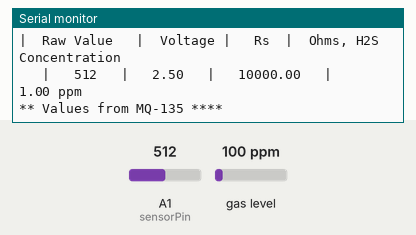
Simulated run of this sketch. Board: Arduino Uno, built with avr-gcc and run on an emulated ATmega328P. Shown: the last lines printed to the serial monitor. The test bench sets the inputs (shaded band); at power-on: A1 (sensorPin) = 512, gas level 100 ppm.

Above: at 4.2 s.
4.3 s: A1 (sensorPin) set to 0
At 4.7 s:
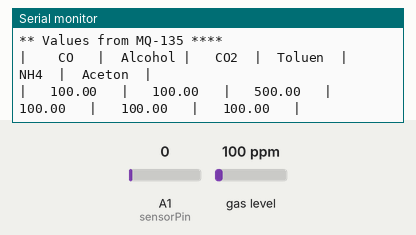
9.0 s: gas level set to 20 ppm
At 10.6 s:
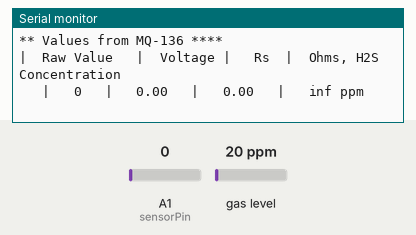
11.3 s: gas level set to 250 ppm
At 13.4 s:
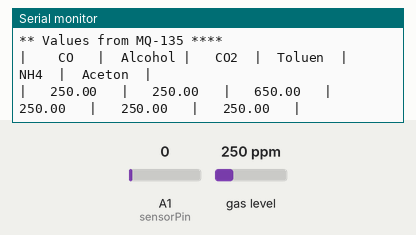
13.6 s: A1 (sensorPin) set to 20
At 14.9 s:
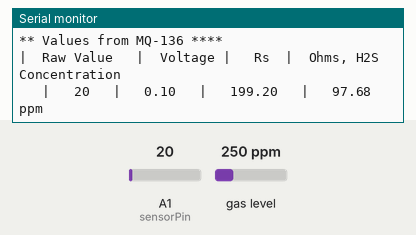
15.9 s: gas level set to 750 ppm
At 18.0 s:
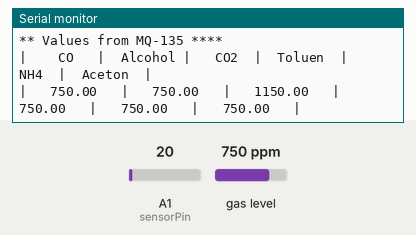
Timing chart, 0 to 19.5 s (numbered marks = the images above; inputs shaded):
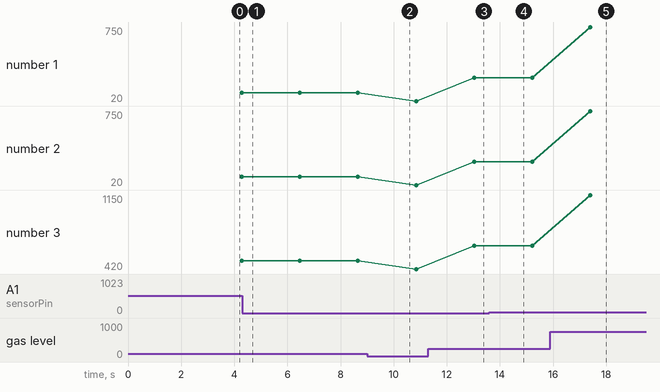

Measured:
- after the input at 11.3 s, the serial monitor: prints a new line after 1.7 s (image 3)
- after the input at 13.6 s, the serial monitor: prints a new line after 0.54 s (image 4)
- after the input at 15.9 s, the serial monitor: prints a new line after 1.5 s (image 5)
- plotted number 1: 100 → 20 after the input at 9.0 s, 20 → 250 after the input at 11.3 s, 250 → 750 after the input at 15.9 s
- plotted number 2: 100 → 20 after the input at 9.0 s, 20 → 250 after the input at 11.3 s, 250 → 750 after the input at 15.9 s
- plotted number 3: 500 → 420 after the input at 9.0 s, 420 → 650 after the input at 11.3 s, 650 → 1150 after the input at 15.9 s

The sketch:

AirQuality_v1.ino
```cpp
// MQ-135 and MQ-136 Gas Sensors for Air Quality Project -- Arduino UNO

//Include the library
#include <MQUnifiedsensor.h>
#include <math.h>

//Definitions
#define placa "Arduino UNO"
#define Voltage_Resolution 5
#define pin A0                      // Analog input 0 of your arduino
#define type "MQ-135"               // MQ135
#define ADC_Bit_Resolution 10       // For arduino UNO/MEGA/NANO
#define RatioMQ135CleanAir 3.6      // RS / R0 = 3.6 ppm
#define calibration_button 13       // Pin to calibrate your sensor

// Define constants
int sensorPin = A1;                 // Analog input pin connected to A1UT on the sensor
int digitalPin = 2;                 // Digital input pin connected to DOUT on the sensor
int sensorValue = 0;                // Variable to store the sensor value
const float VCC = 5.0;               // Supply voltage (in volts)
const float RL = 10000.0; // Load resistor value (assumed to be 10kΩ)
float R0 = 0.0; // Baseline resistance (to be calibrated)


//Declare Sensor
MQUnifiedsensor MQ135(placa, Voltage_Resolution, ADC_Bit_Resolution, pin, type);


void setup() {

  pinMode(digitalPin, INPUT);       // Set the digital pin as input
  Serial.begin(9600);               // Start serial communication at 9600 baud

  //Set math model to calculate the PPM concentration and the value of constants
  MQ135.setRegressionMethod(1);     //_PPM =  a*ratio^b

  /*****************************  MQ Init ********************************************/
  //Remarks: Configure the pin of arduino as input.
  /************************************************************************************/

  MQ135.init();

  /*
    //If the RL value is different from 10K please assign your RL value with the following method:   MQ135.setRL(10);
  */

  /*****************************  MQ CAlibration ********************************************/
  // Explanation:
  // In this routine the sensor will measure the resistance of the sensor supposedly before being pre-heated
  // and on clean air (Calibration conditions), setting up R0 value.
  // We recomend executing this routine only on setup in laboratory conditions.
  // This routine does not need to be executed on each restart, you can load your R0 value from eeprom.
  // Acknowledgements: https://jayconsystems.com/blog/understanding-a-gas-sensor

  Serial.print("Calibrating please wait.");

  float calcR0 = 0;

  for(int i = 1; i<=10; i ++){
    MQ135.update();                                   // Update data, the arduino will read the voltage from the analog pin
    calcR0 += MQ135.calibrate(RatioMQ135CleanAir);
    Serial.print(".");
  }

  MQ135.setR0(calcR0/10);

  Serial.println("  done!.");

  if(isinf(calcR0)) {
    Serial.println("Warning: Conection issue, R0 is infinite (Open circuit detected) please check your wiring and supply");
    while(1);
  }

  if(calcR0 == 0){
    Serial.println("Warning: Conection issue found, R0 is zero (Analog pin shorts to ground) please check your wiring and supply");
    while(1);
  }

  /*****************************  MQ CAlibration ********************************************/
  Serial.println("** Values from MQ-135 ****");
  Serial.println("|    CO   |  Alcohol |   CO2  |  Toluen  |  NH4  |  Aceton  |");

  // Calibrate R0 in clean air
  Serial.println("Calibrating R0...");
  delay(3000); // Wait for the sensor to stabilize in clean air
  R0 = calculateR0();
  Serial.print("R0: ");
  Serial.println(R0);

}

void loop() {
  readH2S();
  readOthers();
}


void readOthers(){
  Serial.println("** Values from MQ-135 ****");
  Serial.println("|    CO   |  Alcohol |   CO2  |  Toluen  |  NH4  |  Aceton  |");
   MQ135.update(); // Update data, the arduino will read the voltage from the analog pin

  MQ135.setA(605.18); MQ135.setB(-3.937); // Configure the equation to calculate CO concentration value
  float CO = MQ135.readSensor(); // Sensor will read PPM concentration using the model, a and b values set previously or from the setup

  MQ135.setA(77.255); MQ135.setB(-3.18); //Configure the equation to calculate Alcohol concentration value
  float Alcohol = MQ135.readSensor(); // SSensor will read PPM concentration using the model, a and b values set previously or from the setup

  MQ135.setA(110.47); MQ135.setB(-2.862); // Configure the equation to calculate CO2 concentration value
  float CO2 = MQ135.readSensor(); // Sensor will read PPM concentration using the model, a and b values set previously or from the setup

  MQ135.setA(44.947); MQ135.setB(-3.445); // Configure the equation to calculate Toluen concentration value
  float Toluen = MQ135.readSensor(); // Sensor will read PPM concentration using the model, a and b values set previously or from the setup

  MQ135.setA(102.2 ); MQ135.setB(-2.473); // Configure the equation to calculate NH4 concentration value
  float NH4 = MQ135.readSensor(); // Sensor will read PPM concentration using the model, a and b values set previously or from the setup

  MQ135.setA(34.668); MQ135.setB(-3.369); // Configure the equation to calculate Aceton concentration value
  float Aceton = MQ135.readSensor(); // Sensor will read PPM concentration using the model, a and b values set previously or from the setup
  Serial.print("|   "); Serial.print(CO);
  Serial.print("   |   "); Serial.print(Alcohol);
  // Note: 400 Offset for CO2 source: https://github.com/miguel5612/MQSensorsLib/issues/29
  /*
  Motivation:
  We have added 400 PPM because when the library is calibrated it assumes the current state of the
  air as 0 PPM, and it is considered today that the CO2 present in the atmosphere is around 400 PPM.
  https://www.lavanguardia.com/natural/20190514/462242832581/concentracion-dioxido-cabono-co2-atmosfera-bate-record-historia-humanidad.html
  */

  Serial.print("   |   "); Serial.print(CO2 + 400);
  Serial.print("   |   "); Serial.print(Toluen);
  Serial.print("   |   "); Serial.print(NH4);
  Serial.print("   |   "); Serial.print(Aceton);
  Serial.println("   |");
  /*
    Exponential regression:
  GAS      | a      | b
  CO       | 605.18 | -3.937
  Alcohol  | 77.255 | -3.18
  CO2      | 110.47 | -2.862
  Toluen  | 44.947 | -3.445
  NH4      | 102.2  | -2.473
  Aceton  | 34.668 | -3.369
  */

  delay(1000); //Sampling frequency
}

void readH2S(){
  // Step 1: Read the raw analog value
  int sensorValue = analogRead(sensorPin);

  // Step 2: Convert the raw analog value to voltage
  float voltage = (sensorValue / 1024.0) * VCC;

  // Step 3: Calculate the sensor's resistance (Rs)
  float Rs = calculateRs(voltage);

  // Step 4: Calculate the ratio Rs/R0
  float ratio = Rs / R0;

  // Step 5: Map Rs/R0 to H2S concentration using the sensitivity curve
  // Example formula derived from the datasheet (adjust coefficients as needed):
  float h2sConcentration = pow(ratio, -1.17); // Adjust exponent based on calibration

  // Step 6: Print the results
  Serial.println("** Values from MQ-136 ****");
  Serial.println("|  Raw Value   |  Voltage |   Rs  |  Ohms, H2S Concentration ");

  Serial.print("   |   ");Serial.print(sensorValue);
  Serial.print("   |   ");Serial.print(voltage);
  Serial.print("   |   ");Serial.print(Rs);
  Serial.print("   |   ");Serial.print(h2sConcentration);Serial.println(" ppm");

  delay(1000); // Wait for 2 seconds before taking the next reading
}


// Function to calculate R0 in clean air
float calculateR0() {
  int sensorValue = analogRead(sensorPin);
  float voltage = (sensorValue / 1024.0) * VCC;
  return (RL / ((VCC / voltage) - 1));
}

// Function to calculate Rs
float calculateRs(float voltage) {
  return (RL / ((VCC / voltage) - 1));
}
```
